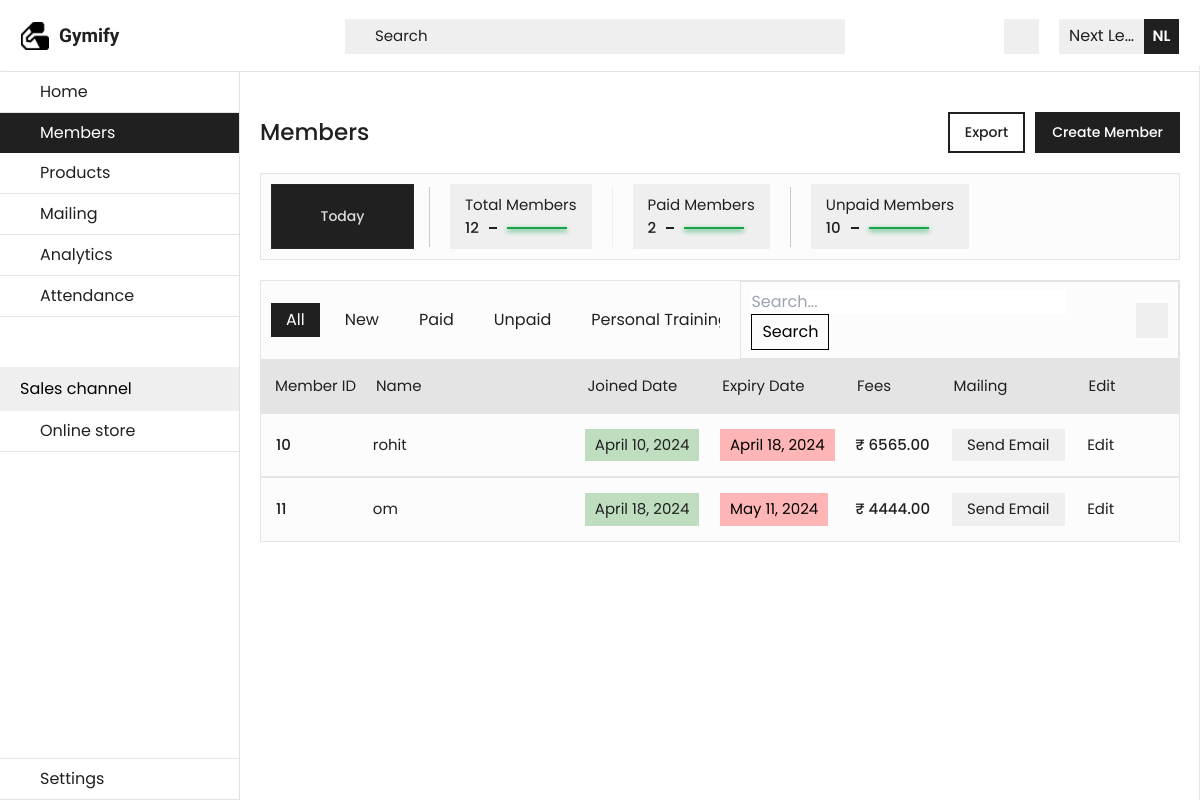
Screenshot of /sort_data/?query=paid with the database file from the repository.
### main/models.py (models this page shows, shortened)
class Member(models.Model):
    name          = models.CharField(max_length=100)
    email         = models.EmailField()
    mobile_number = models.CharField(max_length=15)
    height        = models.CharField(max_length=10, blank=True, null=True)
    weight        = models.CharField(max_length=10, blank=True, null=True)
    start_date    = models.DateField(blank=True, null=True)
    end_date      = models.DateField(blank=True, null=True)
    fees          = models.DecimalField(max_digits=10, decimal_places=2, blank=True, null=True)
    training_type = models.CharField(max_length=50, choices=[('Normal Training', 'Normal Training'), ('Personal Training', 'Personal Training')], blank=True, null=True)
    payment        = models.BooleanField(default=False)

### main/views.py (the view)
# urls.py: path('sort_data/', views.sort_data, name='sort_data'),
def sort_data(request):
    print("in........")
    if request.method == 'GET':
        query = request.GET.get('query')
        if query == 'new':
            members = Member.objects.all().order_by('-id')[:10]
        elif query == 'unpaid':
            members = Member.objects.filter(payment=False)
        elif query == 'paid':
            members = Member.objects.filter(payment=True)
        elif query == 'personal_training':
            members = Member.objects.filter(training_type='Personal Training')
        else:
            members = None
        total_members = Member.objects.count()
        paid_members_count = Member.objects.filter(payment=True).count()
        unpaid_members_count = Member.objects.filter(payment=False).count()
        context = {
            'members': members,
            'total_members': total_members,
            'paid_members_count': paid_members_count,
            'unpaid_members_count': unpaid_members_count,
        }
        return render(request, 'members.html', context)

### templates/members.html (shortened to what this page needs)
{% extends 'base.html' %}
{% load static %}
{% block main-content %}
<section id="mainSection" class="absolute top-[9%] flex w-[100%] h-[91%]">
    <section id="sidebar" class="lg:w-[20%] xl:w-[18%]  lg:translate-x-[0px] gymify-sidebar">
        <a href="/" id="home" class="tab hover:bg-[#202020] group gymify-sidebar-tabs">
            <p class="gymify-tabs-text group-hover:text-[#fff]">Home</p>
        </a>
        <a href="/members" id="members" class="tab gymify-sidebar-active-tabs">
            <p class="gymify-active-tabs-text">Members</p>
        </a>
        <a href="/products" id="products" class="tab hover:bg-[#202020] group gymify-sidebar-tabs">
            <p class="gymify-tabs-text group-hover:text-[#fff]">Products</p>
        </a>
        <a href="/mailing" id="mailing" class="tab  hover:bg-[#202020] group gymify-sidebar-tabs">
            <p class="gymify-tabs-text group-hover:text-[#fff]">Mailing</p>
        </a>
        <a href="/analytics" id="analytics" class="tab hover:bg-[#202020] group gymify-sidebar-tabs">
            <p class="gymify-tabs-text group-hover:text-[#fff]">Analytics</p>
        </a>
        <a href="/attendance" id="attendance" class="tab hover:bg-[#202020] group gymify-sidebar-tabs">
            <p class="gymify-tabs-text group-hover:text-[#fff]">Attendance</p>
        </a>
        <div class=" relative top-[50px] flex items-center justify-between px-[20px] py-[10px] bg-[#efefef]">
            <p>Sales channel</p>
        </div>
        <a href="/store" id="store" class="tab relative top-[50px] hover:bg-[#202020] group gymify-sidebar-tabs">
            <p class="gymify-tabs-text group-hover:text-[#fff]">Online store</p>
        </a>
        <a href="/settings" id="settings" class="tab absolute bottom-[0px] gymify-sidebar-tabs hover:bg-[#202020]  group border-t">
            <p class="text-[16px] text-[#202020] group-hover:text-[#fff]">Settings </p>
        </a>
    </section>
    <section id="content"
        class="absolute h-[100%] w-[100%] lg:left-[20%] xl:left-[18%]  lg:w-[80%] xl:w-[82%] sm:p-[20px]  ">
        <section class="flex items-center justify-between py-[20px] px-[20px] sm:px-[0px]">
            <h1 class="text-[23px] font-medium text-[#202020]">Members</h1>
            <div class="flex items-center gap-[10px]">
                <button
                    class="hidden sm:block px-[15px] py-[8px]  text-[14px]  font-medium text-[#202020] hover:text-[#fff] border-[2px] border-[#202020] hover:bg-[#202020]"><a href="{% url 'export_all' %}">
                        Export</a></button>
                <button
                    class="px-[15px] py-[8px]  text-[14px] bg-[#202020] font-medium text-[#fff] hover:text-[#202020] border-[2px] border-[#202020] hover:bg-transparent"><a href="{% url 'create_member' %}">Create
                        Member</a></button>
            </div>
        </section>
        <section class="w-[100%] bg-[#fcfcfc]  sm:flex items-start border-[1px] border-[#e4e4e4] ">
            <div id="stats"
                class="flex flex-nowrap items-center border-[1px] border-t-[#dbdbdb] mt-[10px] border-l-[#fcfcfc]  border-b-[#fcfcfc] border-r-[#fcfcfc] overflow-x-auto sm:border-none sm:mt-[-10px] sm:gap-[15px] pb-[10px] px-[10px] sm:pt-[10px]">
                <button
                    class="min-w-[143px] h-[65px] text-[14px] font-medium text-[#dcdcdc] bg-[#202020] border-[1px] border-[#282828] relative top-[5px] hidden sm:block">Today</button>
                <div id="statsBox" class="flex items-center gap-[20px] sm:overflow-x-auto">
                    <div class="flex items-center justify-between">
                        <div
                            class="py-[10px] px-[15px] flex items-start justify-start flex-col cursor-pointer hover:bg-[#ccc] bg-[#efefef] mt-[10px] sm:w-[100%]">
                            <p class="text-[15px] text-[#202020] text-nowrap">Total Members</p>
                            <div class="flex items-center gap-[10px]">
                                <p class="text-[15px] font-medium text-[#202020]">{{total_members}}</p>
                                <div class="w-[8px] h-[2px] bg-[#202020]"></div>
                                <div class="w-[60px] h-[2px] bg-green-600 shadow-[0px_2px_5px_#16A34A]"></div>
                            </div>
                        </div>
                    </div>
                    <div class="flex items-center gap-[10px]">
                        <div
                            class="py-[10px] px-[15px] flex items-start justify-start flex-col cursor-pointer bg-[#efefef] hover:bg-[#ccc] mt-[10px] ">
                            <p class="text-[15px] text-[#202020] text-nowrap">Paid Members</p>
                            <div class="flex items-center gap-[10px]">
                                <p class="text-[15px] font-medium text-[#202020]">{{paid_members_count}}</p>
                                <div class="w-[8px] h-[2px] bg-[#202020]"></div>
                                <div class="w-[60px] h-[2px] bg-green-600 shadow-[0px_2px_5px_#16A34A]"></div>
                            </div>
                        </div>
                    </div>
                    <div class="flex items-center gap-[10px]">
                        <div
                            class="py-[10px] px-[15px] flex items-start justify-start flex-col cursor-pointer bg-[#efefef] hover:bg-[#ccc] mt-[10px] ">
                            <p class="text-[15px] text-[#202020] text-nowrap">Unpaid Members</p>
                            <div class="flex items-center gap-[10px]">
                                <p class="text-[15px] font-medium text-[#202020]">{{unpaid_members_count}}</p>
                                <div class="w-[8px] h-[2px] bg-[#202020]"></div>
                                <div class="w-[60px] h-[2px] bg-green-600 shadow-[0px_2px_5px_#16A34A]"></div>
                            </div>
                        </div>
                    </div>
                </div>
        </section>
        <section id="members" class="py-[20px] w-[100%]">
            <div class="flex items-center justify-between gap-[20px] bg-[#fcfcfc] border-[1px] border-[#e4e4e4]">
                <div class="flex items-center gap-[10px] overflow-x-auto no-scrolling px-[10px] py-[8px]">
                        <a href="{% url 'members' %}" class="px-[15px] py-[5px] border-[#202020] text-nowrap text-[#fff] bg-[#202020] cursor-pointer">
                            <p >All</p>
                        </a>
                        <a href="{% url 'sort_data' %}?query=new" class="px-[15px] py-[5px] hover:bg-[#efefef] text-nowrap text-[#202020] cursor-pointer">
                            <p >New</p>
                        </a>
                        <a href="{% url 'sort_data' %}?query=paid" class="px-[15px] py-[5px] hover:bg-[#efefef] text-nowrap text-[#202020] cursor-pointer">
                            <p>Paid</p>
                        </a>
                        <a  href="{% url 'sort_data' %}?query=unpaid" class="px-[15px] py-[5px] hover:bg-[#efefef] text-nowrap text-[#202020] cursor-pointer">
                            <p>Unpaid</p>
                        </a>
                        <a href="{% url 'sort_data' %}?query=personal_training" class="px-[15px] py-[5px] hover:bg-[#efefef] text-nowrap text-[#202020] cursor-pointer">
                            <p>Personal Training</p>
                        </a>
                </div>
                <div class="flex items-center gap-[15px] border-[1px] border-[#e4e4e4] px-[10px] py-[8px] ">
                    <form action="{% url 'search_data' %}" method="get">
                        <input type="text" name="query" placeholder="Search...">
                        <button type="submit" class="px-[10px] py-[5px] border border-[#000]">Search</button>
                    </form>
                    <div class="w-[35px] h-[35px] flex items-center justify-center bg-[#efefef] ">
                    </div>
                </div>
            </div>
            <div
                class=" hidden md:flex items-start justify-between  p-[15px] bg-[#e4e4e4]  w-[100%] gap-[20px] flex-nowrap">
                <div class="text-[#202020] text-[15px] text-nowrap w-[10%]">Member ID</div>
                <div class="text-[#202020] text-[15px] text-nowrap w-[25%]">Name</div>
                <div class="text-[#202020] text-[15px] text-nowrap w-[15%]">Joined Date</div>
                <div class="text-[#202020] text-[15px] text-nowrap w-[15%]">Expiry Date</div>
                <div class="text-[#202020] text-[15px] text-nowrap w-[10%]">Fees</div>
                <div class="text-[#202020] text-[15px] text-nowrap w-[15%]">Mailing</div>
                <div class="text-[#202020] text-[15px] text-nowrap w-[10%]">Edit</div>
            </div>
            <section>
                {% for member in members %}
                <div id="memberTemplate">
                    {% endfor %}
                    {% for member in members %}
                    <div
                        class="hidden md:flex items-center justify-start border-[1px] border-[#e4e4e4]  gap-[20px] w-[100%] p-[15px] bg-[#fcfcfc] cursor-pointer overflow-x-auto no-scrolling">
                        <div class="w-[10%]">
                            <p class=" text-[#202020] text-[15px] font-medium ">{{member.id}}</p>
                        </div>
                        <div class="w-[25%]">
                            <h3 class=" text-[#202020] text-[15px]   text-ellipsis overflow-hidden text-nowrap">
                                {{member.name}}</h3>
                        </div>
                        <div class="w-[15%]">
                            <div
                                class=" cursor-pointer py-[5px] px-[10px] bg-[#26912648] text-[15px]  text-[#202020] text-nowrap inline-block">
                                {{member.start_date}}</div>
                        </div>
                        <div class="w-[15%]">
                            <div
                                class=" cursor-pointer py-[5px] px-[10px] bg-[#ff000048] text-[15px] text-[#20202] text-nowrap inline-block">
                                {{member.end_date}}</div>
                        </div>
                        <div class="w-[10%]">
                            <p class="text-[15px] text-[#202020] font-medium">₹ {{member.fees}}</p>
                        </div>
                        <div class="w-[15%]">
                            <button class="px-[15px] py-[5px] bg-[#efefef]  text-[#202020] text-[15px] text-nowrap"><a href="{% url 'email' %}?email={{ member.email }}">Send Email</a></button>
                        </div>
                        <div class="w-[10%] flex items-center gap-[10px] cursor-pointer group">
                            <p class="text-[15px] text-[#202020] group-hover:underline underline-offset-4">Edit</p>
                        </div>
                    </div>
                </div>
                {% endfor %}
            </section>
        </section>
    </section>
</section>
{% endblock main-content %}

### static/css/index.css (style rules this page uses)
* { padding: 0; margin: 0; font-family: "Poppins", sans-serif; }
#stats { -ms-overflow-style: none; scrollbar-width: none; }
#statsBox { -ms-overflow-style: none; scrollbar-width: none; }
.no-scrolling { -ms-overflow-style: none; scrollbar-width: none; }
.gymify-sidebar { position: fixed; left: 0; z-index: 10; width: 300px; min-height: 91%; background: #fff; border-right: 1px solid #e2e2e2; transform: translateX(-300px); transition: 0.3s; border-collapse: collapse; }
.gymify-sidebar-tabs { cursor: pointer; display: flex; align-items: center; gap: 20px; width: 100%; height: 35px; background: #fff; padding: 20px; border-bottom: 1px solid #e4e4e4; }
.gymify-sidebar-active-tabs { cursor: pointer; display: flex; align-items: center; gap: 20px; width: 100%; height: 35px; background: #202020; padding: 20px; color: #fff; }
.gymify-tabs-text { font-size: 16px; color: #202020; }
.gymify-active-tabs-text { font-size: 16px; color: #fff; }

### rows the page displays
Member: id "10", name "rohit", start_date "April 10, 2024", end_date "April 18, 2024", fees "6565.00"
Member: id "11", name "om", start_date "April 18, 2024", end_date "May 11, 2024", fees "4444.00"

### other values shown
{{ total_members }} "12"
{{ paid_members_count }} "2"
{{ unpaid_members_count }} "10"
